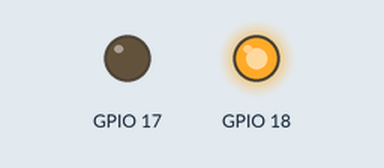
Simulated run of this program. Board: Raspberry Pi (BCM pin numbers). Shown: output pins drawn as LEDs (lit = HIGH).

Above: at 0.1 s.
Timing chart, 0 to 1.6 s (numbered marks = the images above):
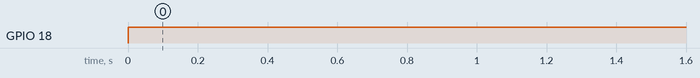

Measured:
- by itself, GPIO 18: LOW → HIGH at 0.00 s

The program:

prog1.py
```python
import RPi.GPIO as GPIO
import time

GPIO.setwarnings(False)

GPIO.setmode(GPIO.BCM)

GPIO.setup(17, GPIO.OUT)
GPIO.setup(18, GPIO.OUT)

while True:
	GPIO.output(17, GPIO.LOW)
	GPIO.output(18, GPIO.HIGH)
```
